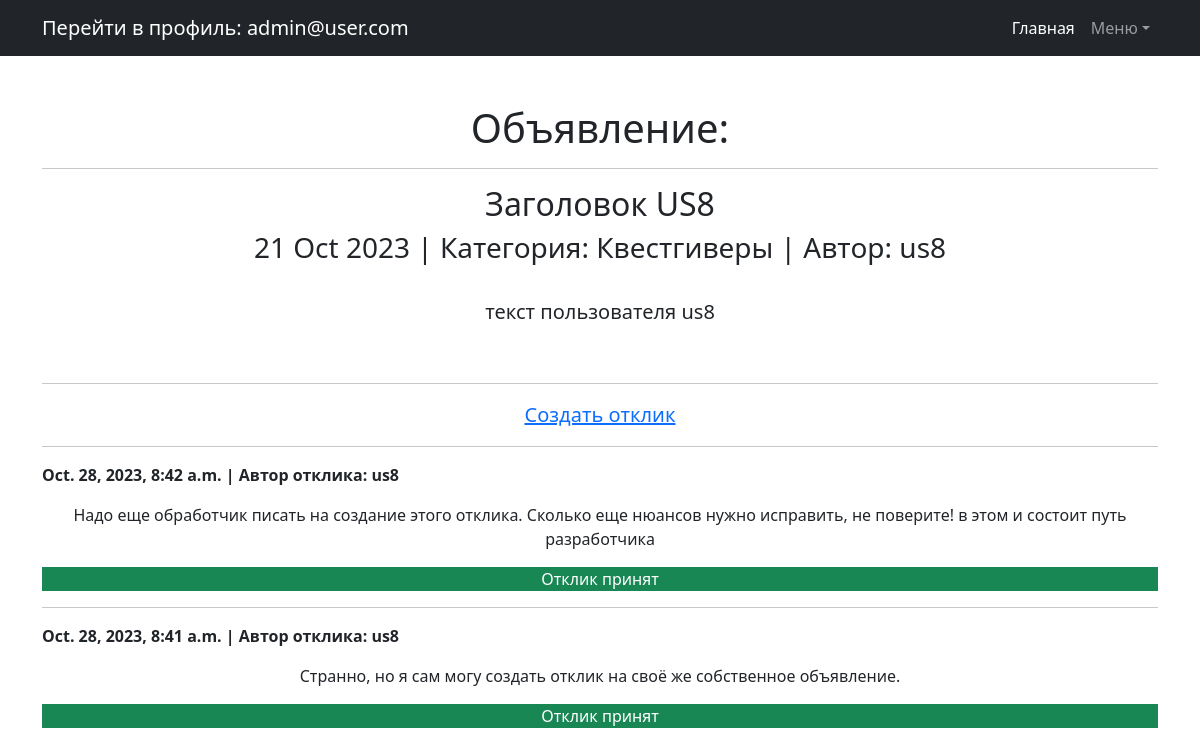
Screenshot of /messages/13 (signed in) with the database file from the repository.
### Board/models.py (models this page shows, shortened)
class Message(models.Model):
    VARIETY = (
        ('Tanks', 'Танки'),
        ('Healers', 'Хилы'),
        ('DD', 'ДД'),
        ('Traders', 'Торговцы'),
        ('Gildmasters', 'Гилдмастеры'),
        ('Questgivers', 'Квестгиверы'),
        ('Blacksmiths', 'Кузнецы'),
        ('Tanners', 'Кожевники'),
        ('PotionMakers', 'Зельевары'),
        ('SpellMasters', 'Мастера заклинаний'),
    )
    message_header = models.CharField(max_length=255, default='', verbose_name='Заголовок')  # Заголовок объявления
    message_text = models.TextField(default="", verbose_name='Текст объявления')  # Текстовое содержимое объявления
    data_create = models.DateTimeField(auto_now_add=True, verbose_name='Дата создания')  # Дата создания объявления
    category = models.CharField(max_length=20, choices=VARIETY, default='Tanks', blank=False, verbose_name='Категория')
    files = models.FileField(upload_to='files/%Y/%m/%d', verbose_name='Файл',
                             default=None, null=True, blank=True)
    photo = models.ImageField(upload_to='photos/%Y/%m/%d', verbose_name='Фото',
                              default=None, null=True, blank=True)
    message_user = models.ForeignKey(User, related_name='m_user', on_delete=models.CASCADE)

class Comment(models.Model):
    STATUS = (
        (0, 'отклик отклонен'),
        (1, 'отклик принят'),
        (2, 'отклик не рассмотрен'),
    )
    comment_message = models.ForeignKey(Message, related_name='c_message', on_delete=models.CASCADE)
    user = models.ForeignKey(User, related_name='c_user', on_delete=models.CASCADE)
    comment = models.TextField(default='')
    data_create = models.DateTimeField(auto_now_add=True)
    comment_status = models.IntegerField(default=2, choices=STATUS, verbose_name='Статус отклика')  #
    class Meta:
        ordering = ['-data_create']
        indexes = [models.Index(fields=['-data_create'])]

### Board/views.py (the view)
# urls.py: path('messages/<int:pk>', MessageDetail.as_view(), name='message_detail'),  # содержание Объявления
class MessageDetail(DetailView):
    model = Message
    template_name = 'Detail.html'
    context_object_name = 'detail'

### templates/detail.html (shortened to what this page needs)
{% extends 'default.html' %}
{% block content %}
    {% if detail %}
        <h1>Объявление:</h1>
        <hr>
        <h2>{{ detail.message_header }}</h2>
        <h3>{{ detail.data_create|date:'d M Y' }}  |  Категория: {{ detail.get_category_display }}  |  Автор: {{ detail.message_user }}</h3>
        <br>
        <p class="lead">{{ detail.message_text }}</p>
        <br>
        {% if perms.Board.add_comment and request.user.id  !=  detail.message_user.id%}
            <hr>
            <p class="lead"><a href="{% url 'comment_create' detail.id %}">Создать отклик</a></p>
        {% endif %}
        {% for c in detail.c_message.all  %}
            {% if c.comment_status != 0 %}
                <hr>
                <p class="text-black-50, text-start" ><strong>{{ c.data_create }}  |  Автор отклика: {{ c.user }}</strong></p>
                <p class="text-reset">{{ c.comment }}</p>
                {% if c.comment_status == 1 %}
                    <div class="text-bg-success">Отклик принят</div>
                {% endif %}
            {% elif c.comment_status == 0 and request.user.id == detail.message_user.id %}
                <hr>
                <p class="text-black-50, text-start" ><strong>{{ c.data_create }}  |  Автор отклика: {{ c.user }}</strong></p>
                <p class="text-reset">{{ c.comment }}</p>
                <div class="text-bg-warning">Отклик отклонен</div>
            {% endif %}
        {% endfor %}
   {% else %}
       <h2>Объявлений нет!</h2>
   {% endif %}
{% endblock content %}

### templates/default.html (shortened to what this page needs)
<!DOCTYPE html>
<html lang="en">
    <head>
        {% load static %}
        <link href="{% static 'css/styles.css' %}" rel="stylesheet" />
    </head>
    <body>
        <nav class="navbar navbar-expand-lg navbar-dark bg-dark">
            <div class="container">
                {% if user.is_authenticated %}
                    <a class="navbar-brand" href="{% url 'profile' %}">Перейти в профиль: {{request.user.email}}</a>
                {% else %}
                    <div class="navbar-brand">Не авторизованный пользователь:
                        <a class="navbar-brand" href="{% url 'register' %}">Зарегистрируйтесь</a>
                        или
                        <a class="navbar-brand" href="{% url 'login' %}">Войдите на портал</a>
                    </div>
                {% endif %}
                <div class="collapse navbar-collapse" id="navbarSupportedContent">
                    <ul class="navbar-nav ms-auto mb-2 mb-lg-0">
                        <li class="nav-item"><a class="nav-link active" aria-current="page" href="{% url 'message_list' %}">Главная</a></li>
                        <li class="nav-item dropdown">
                            <a class="nav-link dropdown-toggle" id="navbarDropdown" href="#" role="button" data-bs-toggle="dropdown" aria-expanded="true">Меню</a>
                        </li>
                    </ul>
                </div>
            </div>
        </nav>
        <div class="container">
            <div class="text-center mt-5">
                <h3>{% block content %}{{ flatpage.content }}{% endblock content %}</h3>
            </div>
        </div>
    </body>
</html>

### rows the page displays
Message: message_header "Заголовок US8", data_create "21 Oct 2023", category "Квестгиверы", message_user "us8", message_text "текст пользователя us8"
Comment: data_create "Oct. 28, 2023, 8:42 a.m.", user "us8", comment "Надо еще обработчик писать на создание этого отклика. Сколько еще нюансов нужно исправить, не поверите! в этом и состоит путь разработчика", comment_status "Отклик принят"
Comment: data_create "Oct. 28, 2023, 8:41 a.m.", user "us8", comment "Странно, но я сам могу создать отклик на своё же собственное объявление.", comment_status "Отклик принят"

### other values shown
{{ request.user.email }} "admin@user.com"
